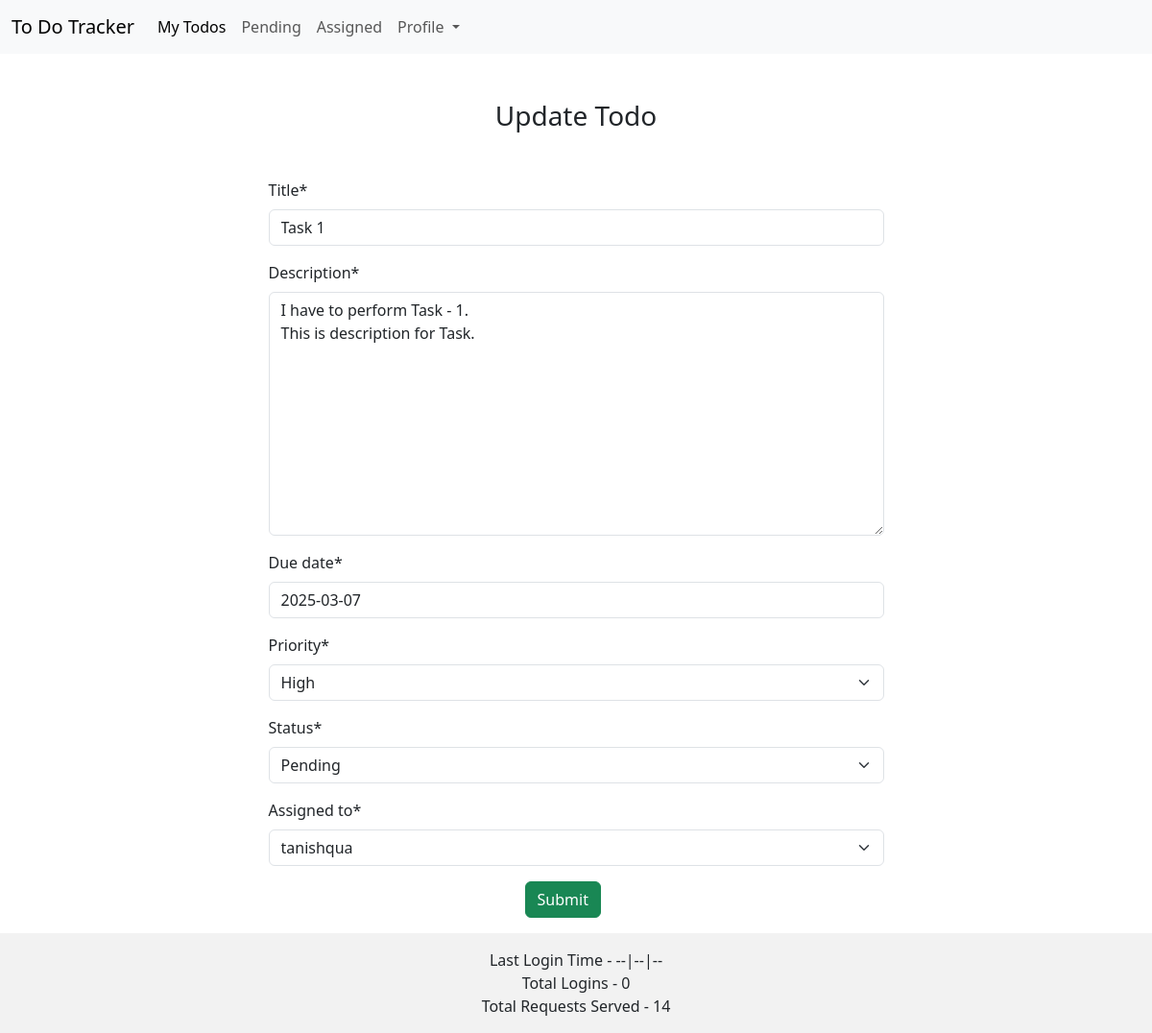
/update/13 (signed in), run on the app's committed database.
### app/models.py (models this page shows, shortened)
class TodoList(models.Model):
    priority_choice = (
        ('high', 'High'),
        ('low', 'Low'),
        ('medium', 'Medium')
    )
    status_choice = (
        ('pending', 'Pending'),
        ('completed', 'Completed')
    )
    title=models.CharField(max_length=100)
    description=models.TextField()
    due_date=models.DateField()
    priority=models.CharField(max_length=6, choices=priority_choice)
    status=models.CharField(max_length=9, choices=status_choice)
    assigned_by=models.ForeignKey(User, on_delete=models.CASCADE, related_name='assigned_tasks')
    assigned_to=models.ForeignKey(User, on_delete=models.CASCADE, related_name='received_tasks', limit_choices_to={'groups__name':'Mentee'})
    created_at=models.DateTimeField(auto_now_add=True)
    def read_task(cls, task_id):
        return cls.objects.filter(id=task_id).first()

### app/views.py (the view, shortened to what this page needs)
# urls.py: path('update/<int:task_id>', update_todo, name='update'),
@login_required(login_url='login')
def update_todo(request, task_id):
    task = TodoList.read_task(TodoList, task_id)
    fm = CreateTaskModel(instance=task)
    return render(request, 'app/update_todo.html', {'form': fm})

### app/forms.py
class CreateTaskModel(forms.ModelForm):
    class Meta:
        model = TodoList
        fields = '__all__'
    def __init__(self,*args, **kwargs):
        super().__init__(*args, **kwargs)
        self.helper = FormHelper()
        self.fields['assigned_by'].widget = forms.HiddenInput()

### app/templates/app/update_todo.html
{% extends 'app/create_todo.html'%} {% block crud_page_title %}Update
Todo{%endblock%}

### app/templates/app/create_todo.html
{% extends 'app/base.html' %} {% load crispy_forms_tags %} {% block content %}
<h3 class="d-flex justify-content-center align-items-center mt-5 mb-5">
  {% block crud_page_title %}Create Todo{%endblock%}
</h3>
<div class="row">
  <div class="col-md-7 mx-auto">
    <form method="post">
      {% csrf_token %} {{form | crispy }}
      <div class="col-md-2 mx-auto">
        <input type="submit" value="Submit" class="btn btn-success" />
      </div>
    </form>
  </div>
</div>
{% endblock %}

### data on the page
TodoList: title "Task 1", description "I have to perform Task - 1. This is description for Task.", due_date "2025-03-07", priority "High", status "Pending", assigned_to "tanishqua"

### other printed values
{{ request.last_login }} "--|--|--"
{{ request.visits }} "0"
{{ request.total_request }} "14"
